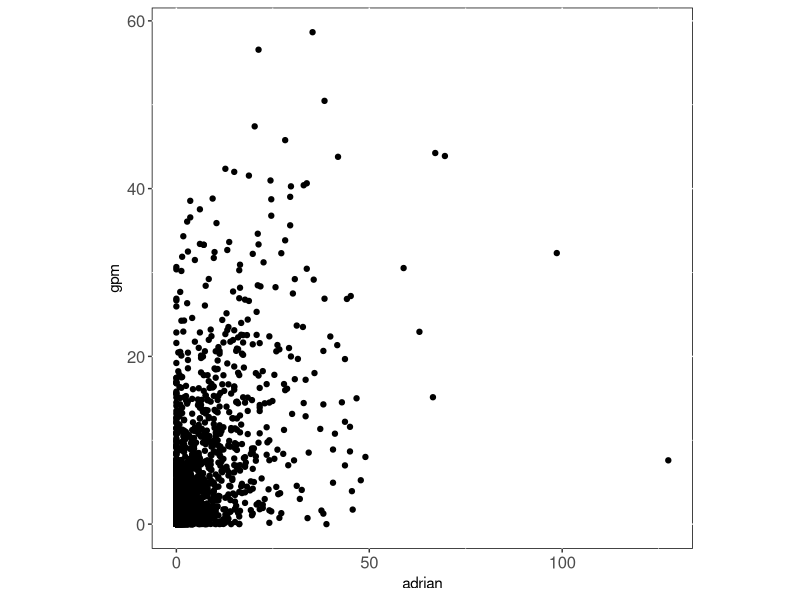
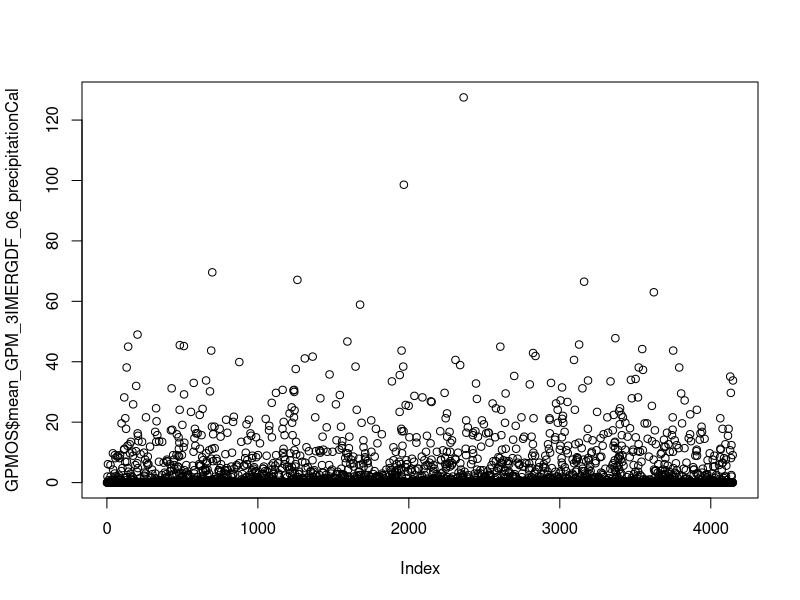

Generate these figures, in order, with R: (Note: this script raises an error after producing the figures.)
library(readr)
library(dplyr)
library(tidyr)
library(lubridate)
library(ggplot2)

# SMALL OHIO GAGE: Adrian station
#OhioSmall <- read.csv("/Users/hydro/Desktop/r-marie/OhioSmall.csv")
OhioSmall <- read_csv("OhioSmall.csv") # for David's computer
OhioSmall$dt <- parse_date_time(OhioSmall$DATE, "mdy") # Parses date to a date number
#OhioSmall <- OhioSmall[1:4068,] # What is the purpose of this line?
     
# Ohio Small GPM file
# GPMOS <- read.csv("/Users/hydro/Desktop/r-marie/GPMOS.csv", skip = 8)
GPMOS <- read_csv("GPMOS.csv", skip = 8) # for David's Computer
GPMOS <- rename(GPMOS, date = time, prcp = mean_GPM_3IMERGDF_06_precipitationCal) # just for a shorter name
GPMOS$dt <- parse_date_time(GPMOS$date, "mdy") # Parses date to a date number
#GPMOS <- GPMOS[-c(791, 793, 794, 797, 813, 815, 817, 822, 830, 840, 845, 847, 849, 850, 853, 868, 875, 876, 877, 931, 932, 939, 960, 961, 971, 981, 999),]
#GPMOS <- GPMOS[-c(985),]
#GPMOS <- GPMOS[-c(1294, 2209, 2362),]

s.date <- as.numeric(min(c(min(as_date(OhioSmall$dt)), min(as_date(GPMOS$dt))))) # find earliest date
e.date <- as.numeric(max(c(max(as_date(OhioSmall$dt)), max(as_date(GPMOS$dt))))) # find latest date
dt <- array(NA, dim = (e.date-s.date+1)) # preallocate arrays that contain the maximum days
adrian <- dt
gpm <- dt
dt <- c(s.date:e.date) # record dates
for (i in 1:nrow(adrian)) {
      adrian[as.numeric(as_date(OhioSmall$dt[i]))-s.date+1] <- OhioSmall$PRCP[i] # write data to new arrays by date
}
for (i in 1:nrow(GPMOS)) {
      gpm[as.numeric(as_date(GPMOS$dt[i]))-s.date+1] <- GPMOS$prcp[i]
}
dailycomp <- data.frame(dt, adrian, gpm) # form single data frame, needed for ggplot2
ggplot(dailycomp, aes(x = adrian, y = gpm)) +
      geom_point() +
      theme(panel.background = element_rect(fill = "white", colour = "black")) +
      theme(aspect.ratio = 1) +
      theme(axis.text = element_text(face = "plain", size = 12))

# plot daily 
plot(OhioSmall$PRCP, GPMOS$mean_GPM_3IMERGDF_06_precipitationCal)

# get dates into lubridate format
OhioSmall$DT <- mdy(OhioSmall$DATE)
 
# columns of year and month 
OhioSmall <- OhioSmall %>%
     mutate(year = year(DT))%>%
     mutate(month = month(DT))


# get dates into lubridate format
GPMOS$DT <- mdy(GPMOS$time)

# columns of year and month 
GPMOS <- GPMOS %>%
     mutate(year = year(DT))%>%
     mutate(month = month(DT))

# get monthly values: result = monthly precipitation values  
OhioSmall <- OhioSmall %>%
     group_by(year, month) %>%
     summarise(result = sum(PRCP, na.rm = TRUE), s = sd(PRCP, na.rm = TRUE)) # sum of monthly rain

GPMOS <- GPMOS %>%
     group_by(year, month) %>%
     summarise(result = sum(mean_GPM_3IMERGDF_06_precipitationCal, na.rm = TRUE), s = sd(mean_GPM_3IMERGDF_06_precipitationCal, na.rm = TRUE)) # sum of monthly rain

# making the number of entries equal for OGPM and Ohio
OhioSmall <- OhioSmall[1:135,]

# plot the monthly values 
plot(OhioSmall$result, GPMOS$result, xlim = c(0,250), ylim = c(0,250))
abline(lm(GPMOS$result ~ OhioSmall$result)) # line of best fit 

# plot the standard deviations 
plot(OhioSmall$s, GPMOS$s, xlim = c(0,25), ylim = c(0,25)) 
abline(lm(GPMOS$s ~ OhioSmall$s)) # line of best fit for standard deviation
